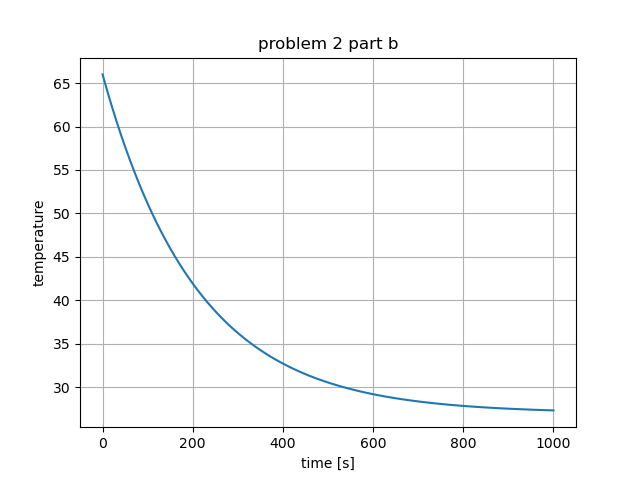

This figure's Python source:
import numpy as np
import matplotlib.pyplot as plt

def part_a(t_star, T_star, T_inf, T_i):
    tau = -t_star / np.log((T_star - T_inf) / (T_i - T_inf))
    return tau

def part_b(T_inf, T_i, tau, show_plot=False, save_plot=False):
    time = np.linspace(0,1000,100)
    T = np.zeros_like(time)
    const = T_i - T_inf
    i = 0
    for i in range(len(time)):
        T[i] = T_inf + const * np.exp(-time[i] / tau)

    plt.plot(time, T)
    plt.xlabel('time [s]')
    plt.ylabel('temperature')
    plt.title('problem 2 part b')
    plt.grid()

    if show_plot:
        plt.show()
    if save_plot:
        plt.savefig('hw5p2.png')
    return

def part_c(D):  # for sphere
    char_length = D/3
    return char_length

def part_d(rho, c, l_c, tau):
    h = rho * c * l_c / tau
    return h

def part_e(h, l_c, k):
    Bi = h * l_c / k
    return Bi

def main():
    diameter = 12.7e-3
    conductivity = 401
    density = 8933
    heat_capacity = 385
    initial_temp = 66
    inf_temp = 27
    star_temp = 55
    star_time = 69

    # part a
    tau = part_a(star_time, star_temp, inf_temp, initial_temp)
    print('Time constant: {}'.format(tau))

    # part b
    part_b(inf_temp, initial_temp, tau, False, True)

    # part c
    char_length = part_c(diameter)
    print('Characteristic length: {}'.format(char_length))

    # part d
    convection_coef = part_d(density, heat_capacity, char_length, tau)
    print('Convection coefficient: {}'.format(convection_coef))

    # part e
    biot = part_e(convection_coef, char_length, conductivity)
    print('Biot number: {}'.format(biot))


if __name__ == '__main__':
    main()

